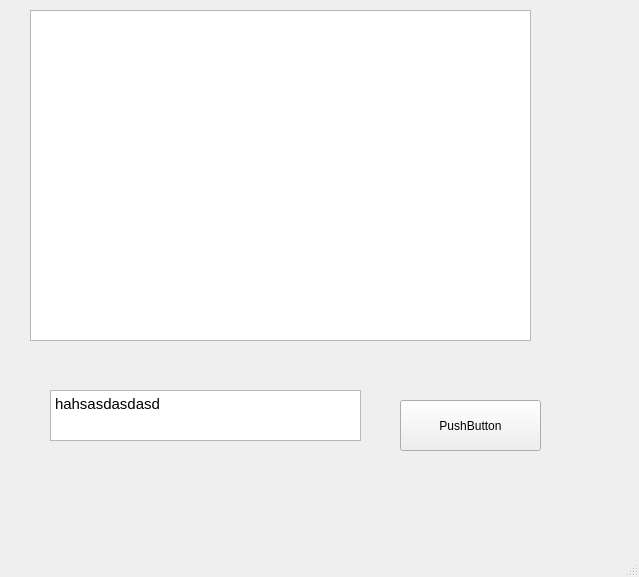
<?xml version="1.0" encoding="UTF-8"?>
<ui version="4.0">
 <class>MainWindow</class>
 <widget class="QMainWindow" name="MainWindow">
  <property name="geometry">
   <rect>
    <x>0</x>
    <y>0</y>
    <width>639</width>
    <height>577</height>
   </rect>
  </property>
  <property name="windowTitle">
   <string>MainWindow</string>
  </property>
  <widget class="QWidget" name="centralWidget">
   <widget class="QTextEdit" name="textEdit">
    <property name="geometry">
     <rect>
      <x>50</x>
      <y>390</y>
      <width>311</width>
      <height>51</height>
     </rect>
    </property>
    <property name="html">
     <string>&lt;!DOCTYPE HTML PUBLIC &quot;-//W3C//DTD HTML 4.0//EN&quot; &quot;http://www.w3.org/TR/REC-html40/strict.dtd&quot;&gt;
&lt;html&gt;&lt;head&gt;&lt;meta name=&quot;qrichtext&quot; content=&quot;1&quot; /&gt;&lt;style type=&quot;text/css&quot;&gt;
p, li { white-space: pre-wrap; }
&lt;/style&gt;&lt;/head&gt;&lt;body style=&quot; font-family:'Ubuntu'; font-size:11pt; font-weight:400; font-style:normal;&quot;&gt;
&lt;p style=&quot; margin-top:0px; margin-bottom:0px; margin-left:0px; margin-right:0px; -qt-block-indent:0; text-indent:0px;&quot;&gt;hahsasdasdasd&lt;/p&gt;&lt;/body&gt;&lt;/html&gt;</string>
    </property>
   </widget>
   <widget class="QPushButton" name="pushButton">
    <property name="geometry">
     <rect>
      <x>400</x>
      <y>400</y>
      <width>141</width>
      <height>51</height>
     </rect>
    </property>
    <property name="text">
     <string>PushButton</string>
    </property>
   </widget>
   <widget class="QTextEdit" name="textEdit1">
    <property name="geometry">
     <rect>
      <x>30</x>
      <y>10</y>
      <width>501</width>
      <height>331</height>
     </rect>
    </property>
   </widget>
  </widget>
  <widget class="QStatusBar" name="statusBar"/>
  <action name="actionLog_in">
   <property name="text">
    <string>Log in</string>
   </property>
  </action>
  <action name="actionSign_up">
   <property name="text">
    <string>Sign up</string>
   </property>
  </action>
 </widget>
 <layoutdefault spacing="6" margin="11"/>
 <resources/>
 <connections/>
</ui>
